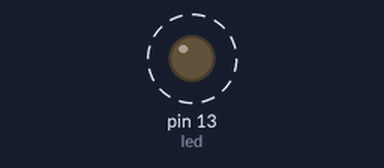
The sketch below on a simulated Arduino Uno, built with avr-gcc and run on an emulated ATmega328P. On the bench: output pins drawn as LEDs (lit = HIGH). Dashed ring = blinking.

Above: at 0.5 s.
Timing chart, 0 to 4.6 s (numbered marks = the images above):
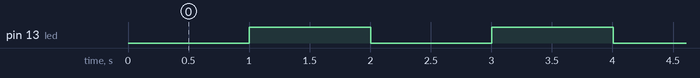

The sketch:

ledblinkS.ino
```cpp
int led=13;
int pinState=LOW;
long previousTime=0;
long timer=1000;     //set timer value

void setup() {
  // put your setup code here, to run once:
 pinMode(led,OUTPUT); // set led to output
}

void loop() {
  // put your main code here, to run repeatedly:
  long currentTime=millis();// time passed from last time led blinked
  if(currentTime-previousTime>timer)
  {
    if(pinState==LOW)
     pinState=HIGH;
    else
     pinState=LOW;
   previousTime=currentTime;
  }
digitalWrite(led,pinState);
}
```

Measured:
- by itself, pin 13 (led): alternates HIGH for 1.0 s and LOW for 1.0 s
